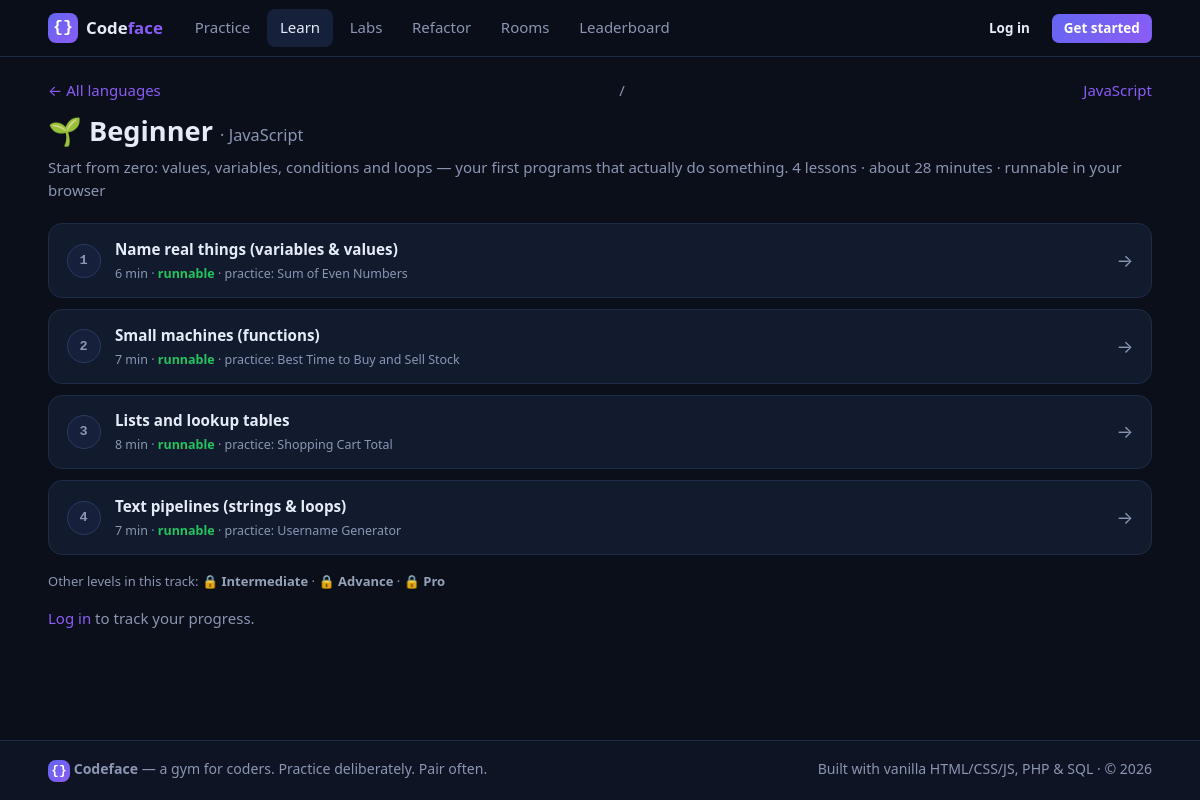
Screenshot of /frontend/learn-level.php?l=javascript&level=beginner with the database file from the repository.
### tables this page shows
CREATE TABLE learn_lessons (
  id             INTEGER PRIMARY KEY AUTOINCREMENT,
  track          TEXT NOT NULL,
  position       INTEGER NOT NULL,
  slug           TEXT NOT NULL,
  title          TEXT NOT NULL,
  concept        TEXT NOT NULL,
  example_code   TEXT NOT NULL DEFAULT '',
  example_output TEXT NOT NULL DEFAULT '',
  try_code       TEXT NOT NULL DEFAULT '',
  problem_slug   TEXT NOT NULL DEFAULT '',
  minutes        INTEGER NOT NULL DEFAULT 5,
  UNIQUE(track, slug)
);

### backend/lib/langs.php (called while the page is built, shortened)
<?php
function cf_languages(): array {
    static $langs = null;
    if ($langs !== null) return $langs;
    return $langs;
}
function cf_runner_available(string $lang): bool {
    $r = cf_languages()[$lang]['runner'] ?? null;
    return in_array($r, ['js', 'ts', 'python'], true);
}

### backend/lib/learnbank.php (called while the page is built, shortened)
<?php
function cf_learn_extra_meta(): array {
    return [
        'sql' => [
            'name' => 'SQL', 'monaco' => 'sql', 'runner' => null, 'case' => 'snake',
            'blurb' => 'The universal language of data. Four keywords — SELECT, FROM, WHERE, JOIN — run every app you have ever used.',
        ],
        'bash' => [
            'name' => 'Bash (shell)', 'monaco' => 'shell', 'runner' => null, 'case' => 'snake',
            'blurb' => 'The glue of every server on Earth. Tiny scripts that move mountains of files, logs, and deploys.',
        ],
        'htmlcss' => [
            'name' => 'HTML & CSS', 'monaco' => 'html', 'runner' => null, 'case' => 'snake',
            'blurb' => 'Structure and style — the two notations every screen on the internet is built with.',
        ],
    ];
}
function cf_learn_tracks_meta(?string $id = null) {
    static $all = null;
    if ($all === null) $all = cf_languages() + cf_learn_extra_meta();
    return $id === null ? $all : ($all[$id] ?? null);
}
function cf_learn_levels(): array {
    return [
        'beginner' => [
            'name' => 'Beginner', 'range' => [1, 4], 'icon' => '🌱',
            'blurb' => 'Start from zero: values, variables, conditions and loops — your first programs that actually do something.',
        ],
        'intermediate' => [
            'name' => 'Intermediate', 'range' => [5, 8], 'icon' => '🌿',
            'blurb' => 'Level up: collections, strings and the everyday text/data pipelines real jobs run on.',
        ],
        'advance' => [
            'name' => 'Advance', 'range' => [9, 12], 'icon' => '🌳',
            'blurb' => 'Think like an engineer: structure, abstractions, file I/O and the idioms that separate hobby code from pro code.',
        ],
        'pro' => [
            'name' => 'Pro', 'range' => [13, 16], 'icon' => '🏆',
            'blurb' => 'Prove it: production patterns, testing, tooling and a capstone mini-project that assembles the whole track, end to end.',
        ],
    ];
}

### backend/lib/helpers.php (called while the page is built, shortened)
<?php
function e(?string $s): string {
    return htmlspecialchars((string)$s, ENT_QUOTES, 'UTF-8');
}

### backend/config/config.php (called while the page is built)
<?php
return [
    'app' => [
        'name'    => 'Codeface',
        'tagline' => 'A gym for coders',
    ],
    'db' => [
        'driver'      => getenv('CODEFACE_DB_DRIVER') ?: 'sqlite',
        'sqlite_path' => getenv('CODEFACE_SQLITE') ?: __DIR__ . '/../../database/data/codeface.sqlite',
        'mysql'       => [
            'host'    => getenv('CODEFACE_DB_HOST') ?: '127.0.0.1',
            'port'    => getenv('CODEFACE_DB_PORT') ?: '3306',
            'name'    => getenv('CODEFACE_DB_NAME') ?: 'codeface',
            'user'    => getenv('CODEFACE_DB_USER') ?: 'root',
            'pass'    => getenv('CODEFACE_DB_PASS') !== false ? getenv('CODEFACE_DB_PASS') : '',
            'charset' => 'utf8mb4',
        ],
    ],
    'sse' => [
        'enabled'     => true,
        'max_seconds' => 50,
        'tick_ms'     => 600,
    ],
];

### backend/lib/bootstrap.php (called while the page is built, shortened)
<?php
$config = require __DIR__ . '/../config/config.php';
require __DIR__ . '/helpers.php';
require __DIR__ . '/langs.php';
require __DIR__ . '/learnbank.php';
require __DIR__ . '/db.php';
require __DIR__ . '/auth.php';

### backend/lib/db.php (called while the page is built, shortened)
<?php
function db(): PDO {
    static $pdo = null;
    global $config;
    if ($pdo instanceof PDO) return $pdo;
    require_once __DIR__ . '/content_seed.php';
    $cfg    = $config['db'];
    $driver = $cfg['driver'];
    if ($driver === 'mysql') {
        $m = $cfg['mysql'];
        $pdo = new PDO(
            "mysql:host={$m['host']};port={$m['port']};charset={$m['charset']}",
            $m['user'],
            $m['pass'],
            [
                PDO::ATTR_ERRMODE            => PDO::ERRMODE_EXCEPTION,
                PDO::ATTR_DEFAULT_FETCH_MODE => PDO::FETCH_ASSOC,
                PDO::ATTR_EMULATE_PREPARES   => false,
            ]
        );
        $dbName = preg_replace('/[^A-Za-z0-9_]/', '', (string)($m['name'] ?? 'codeface')) ?: 'codeface';
        $pdo->exec("CREATE DATABASE IF NOT EXISTS `{$dbName}` CHARACTER SET utf8mb4 COLLATE utf8mb4_unicode_ci");
        $pdo->exec("USE `{$dbName}`");
        $hasUsers = (bool)$pdo->query("SHOW TABLES LIKE 'users'")->fetch();
        if (!$hasUsers) {
            db_run_sql_file($pdo, __DIR__ . '/../../database/schema.mysql.sql');
            seed_database($pdo);
        } else {
            seed_database_if_empty($pdo);
        }
    } else {
        $path  = $cfg['sqlite_path'];
        $fresh = !file_exists($path) || filesize($path) === 0;
        $pdo = new PDO('sqlite:' . $path, null, null, [
            PDO::ATTR_ERRMODE            => PDO::ERRMODE_EXCEPTION,
            PDO::ATTR_DEFAULT_FETCH_MODE => PDO::FETCH_ASSOC,
        ]);
        $pdo->exec('PRAGMA journal_mode = WAL');
        $pdo->exec('PRAGMA foreign_keys = ON');
    }
    cf_migrate_and_seed($pdo);
    return $pdo;
}
function db_all(string $sql, array $params = []): array {
    $st = db()->prepare($sql);
    $st->execute($params);
    return $st->fetchAll();
}

### backend/lib/content_seed.php (called while the page is built, shortened)
<?php
function cf_meta_get(PDO $pdo, string $key): ?string {
    try {
        $row = $pdo->prepare('SELECT value FROM meta WHERE `key` = ?');
        $row->execute([$key]);
        $r = $row->fetch();
        return $r ? (string)$r['value'] : null;
    } catch (Throwable $e) {
        return null;
    }
}
function cf_migrate_and_seed(PDO $pdo): void {
    if ((int)(cf_meta_get($pdo, 'schema_version') ?? '0') >= CF_SCHEMA_VERSION) return;
}

### backend/lib/auth.php (called while the page is built, shortened)
<?php
function current_user(): ?array {
    static $loaded = false, $user = null;
    if ($loaded) return $user;
    if (empty($_SESSION['uid'])) return null;
    $user = db_one(
        'SELECT id, username, email, display_name, bio, avatar, avatar_color, rating, is_admin, created_at, last_seen
         FROM users WHERE id = ?',
        [(int)$_SESSION['uid']]
    );
    return $user;
}

### frontend/learn-level.php (the view, shortened to what this page needs)
<?php
require __DIR__ . '/../backend/lib/bootstrap.php';
$me = current_user();
$lang  = (string)($_GET['l'] ?? '');
$level = (string)($_GET['level'] ?? '');
$meta  = cf_learn_tracks_meta($lang);
$levels = cf_learn_levels();
$lv    = $levels[$level] ?? null;
[$from, $to] = $lv['range'];
$lessons = db_all(
    'SELECT * FROM learn_lessons WHERE track = ? AND position BETWEEN ? AND ? ORDER BY position ASC',
    [$lang, $from, $to]
);
$doneIds = [];
$totalMin = array_sum(array_map(function ($l) { return (int)$l['minutes']; }, $lessons));
$problemTitles = [];
foreach (db_all('SELECT slug, title FROM problems') as $p) $problemTitles[$p['slug']] = $p['title'];
require __DIR__ . '/../backend/partials/head.php';
require __DIR__ . '/../backend/partials/header.php';
?>
<div class="container">
  <nav class="crumbs"><a href="learn.php">← All languages</a> <span class="crumb-sep">/</span> <a href="learn-track.php?l=<?= urlencode($lang) ?>"><?= e($meta['name']) ?></a></nav>
  <div class="page-head">
    <div>
      <h1><?= e($lv['icon']) ?> <?= e($lv['name']) ?> <span class="muted level-sub">· <?= e($meta['name']) ?></span></h1>
      <p class="page-sub"><?= e($lv['blurb']) ?> <?= count($lessons) ?> lessons · about <?= $totalMin ?> minutes<?= cf_runner_available($lang) ? ' · runnable in your browser' : '' ?></p>
    </div>
  </div>
  <div class="lesson-list">
    <?php foreach ($lessons as $l):
        $isDone = isset($doneIds[(int)$l['id']]);
        $prob = $l['problem_slug'] !== '' ? ($problemTitles[$l['problem_slug']] ?? null) : null;
    ?>
    <a class="card lesson-row<?= $isDone ? ' done' : '' ?>" href="learn-lesson.php?l=<?= urlencode($lang) ?>&amp;n=<?= (int)$l['position'] ?>">
      <span class="lesson-bubble <?= $isDone ? 'bubble-done' : '' ?>"><?= $isDone ? '✓' : (int)$l['position'] ?></span>
      <span class="lesson-title-wrap">
        <span class="lesson-title"><?= e($l['title']) ?></span>
        <span class="lesson-meta">
          <?= (int)$l['minutes'] ?> min
          <?php if ($l['try_code'] !== '' && cf_runner_available($lang)): ?> · <span class="ok-text">runnable</span><?php elseif ($l['try_code'] !== ''): ?> · has practice prompt<?php endif; ?>
          <?php if ($prob): ?> · practice: <?= e($prob) ?><?php endif; ?>
        </span>
      </span>
      <span class="lesson-go">→</span>
    </a>
    <?php endforeach; ?>
  </div>
  <p class="level-switch muted">Other levels in this track:
    <?php
    $otherLinks = [];
    foreach ($levels as $slug => $other) {
        if ($slug === $level) continue;
        if (cf_learn_level_unlocked($lang, $slug, $me ? (int)$me['id'] : null)) {
            $otherLinks[] = '<a href="learn-level.php?l=' . urlencode($lang) . '&amp;level=' . e($slug) . '">' . e($other['icon']) . ' ' . e($other['name']) . '</a>';
        } else {
            $otherLinks[] = '<span class="level-locked-note" title="Complete the previous level to unlock">🔒 ' . e($other['name']) . '</span>';
        }
    }
    echo implode(' · ', $otherLinks);
    ?>
  </p>
  <?php if (!$me): ?>
  <p class="muted" style="margin-top:1rem"><a href="login.php?next=learn-level.php%3Fl%3D<?= urlencode($lang) ?>%26level%3D<?= urlencode($level) ?>">Log in</a> to track your progress.</p>
  <?php endif; ?>
</div>
<?php require __DIR__ . '/../backend/partials/footer.php'; ?>

### frontend/assets/css/app.css (style rules this page uses)
:root { --bg: #0b0f1a; --bg-2: #0e1424; --panel: #121a2e; --panel-2: #16203a; --border: #1f2b47; --border-2: #2a3a5f; --text: #e6ecf7; --muted: #8b96b3; --accent: #6366f1; --accent-2: #8b5cf6; --green: #22c55e; --red: #ef4444; --amber: #f59e0b; --cyan: #06b6d4; --mono: ui-monospace, SFMono-Regular, Menlo, Consolas, "Liberation Mono", monospace; --radius: 10px; --radius-lg: 14px; --shadow: 0 8px 30px rgba(2, 6, 18, .45); }
* { box-sizing: border-box; }
html, body { margin: 0; padding: 0; }
html { color-scheme: dark; }
body { background: var(--bg); color: var(--text); font: 15px/1.55 system-ui, -apple-system, "Segoe UI", Roboto, sans-serif; -webkit-font-smoothing: antialiased; display: flex; flex-direction: column; min-height: 100vh; }
a { color: var(--accent-2); text-decoration: none; }
h1, h2, h3, h4 { line-height: 1.2; margin: 0 0 .5rem; }
h1 { font-size: 1.7rem; }
.muted { color: var(--muted); }
.ok-text { color: var(--green); font-weight: 600; }
.container { width: min(1120px, 92vw); margin: 0 auto; }
.card { background: var(--panel); border: 1px solid var(--border); border-radius: var(--radius-lg); padding: 1.2rem; }
.page-head { display: flex; align-items: center; justify-content: space-between; gap: 1rem; margin-bottom: 1.3rem; }
.page-sub { color: var(--muted); margin: 0; }
.crumbs { display: flex; justify-content: space-between; margin-bottom: .8rem; color: var(--muted); }
.lesson-list { display: grid; gap: .7rem; }
.lesson-row { display: flex; align-items: center; gap: .9rem; padding: .85rem 1.1rem; color: var(--text); transition: border-color .15s ease; }
.lesson-bubble { flex-shrink: 0; width: 34px; height: 34px; border-radius: 50%; display: grid; place-items: center; background: var(--panel-2); border: 1px solid var(--border-2); font: 700 .85rem var(--mono); color: var(--muted); }
.lesson-title-wrap { display: flex; flex-direction: column; gap: .15rem; min-width: 0; }
.lesson-title { font-weight: 700; font-size: .95rem; }
.lesson-meta { color: var(--muted); font-size: .78rem; }
.lesson-go { margin-left: auto; color: var(--muted); font-size: 1.1rem; flex-shrink: 0; }
.level-sub { font-size: 60%; font-weight: 500; }
.level-switch { margin-top: 16px; font-size: 13px; }
.level-locked-note { color: #94a3b8; font-weight: 600; }

### rows the page displays
learn_lessons: position "1", title "Name real things (variables & values)", minutes "6", shows "runnable", problem_slug "Sum of Even Numbers"
learn_lessons: position "2", title "Small machines (functions)", minutes "7", shows "runnable", problem_slug "Best Time to Buy and Sell Stock"
learn_lessons: position "3", title "Lists and lookup tables", minutes "8", shows "runnable", problem_slug "Shopping Cart Total"
learn_lessons: position "4", title "Text pipelines (strings & loops)", minutes "7", shows "runnable", problem_slug "Username Generator"

### other values shown
$label "Practice Learn Labs Refactor Rooms Leaderboard"
$meta['name'] "JavaScript"
$lv['icon'] "🌱"
$lv['name'] "Beginner"
$lv['blurb'] "Start from zero: values, variables, conditions and loops — your first programs that actually do something."
count($lessons) "4"
$totalMin "28"
$other['name'] "Intermediate Advance Pro"
implode(' · ', $otherLinks) "· ·"
$year "2026"
